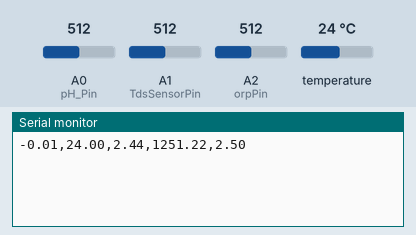
The sketch below on a simulated Arduino Uno, built with avr-gcc and run on an emulated ATmega328P. Shown: the last lines printed to the serial monitor. Inputs (shaded band) come from the test bench; at power-on: temperature 24 °C, A0 (pH_Pin) = 512, A1 (TdsSensorPin) = 512, A2 (orpPin) = 512.

Above: at 6.5 s.
6.6 s: temperature set to 12 °C
At 7.0 s:
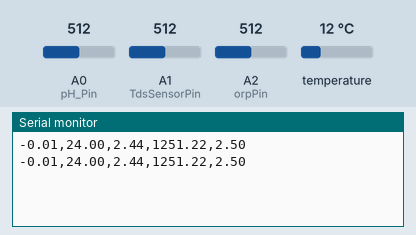
13.0 s: A0 (pH_Pin) set to 716
At 19.1 s:
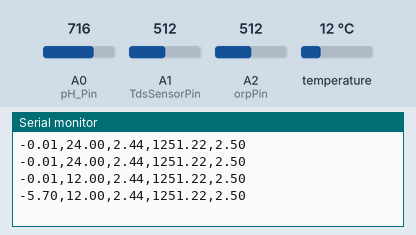
19.4 s: A1 (TdsSensorPin) set to 716
At 24.9 s:
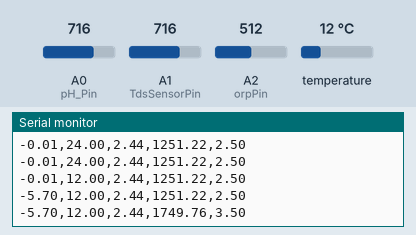
25.8 s: A2 (orpPin) set to 716
At 30.5 s:
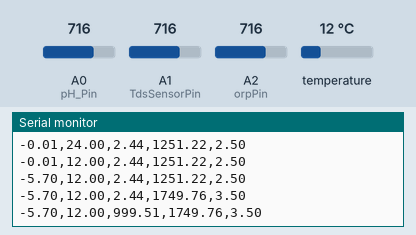
32.2 s: temperature set to 19 °C
At 36.0 s:
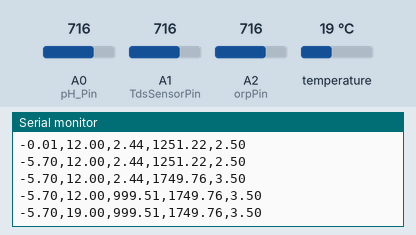
38.6 s: A0 (pH_Pin) set to 992
At 41.6 s:
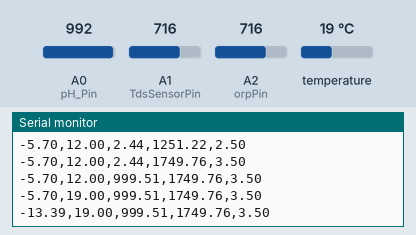
Timing chart, 0 to 43.1 s (numbered marks = the images above; inputs shaded):
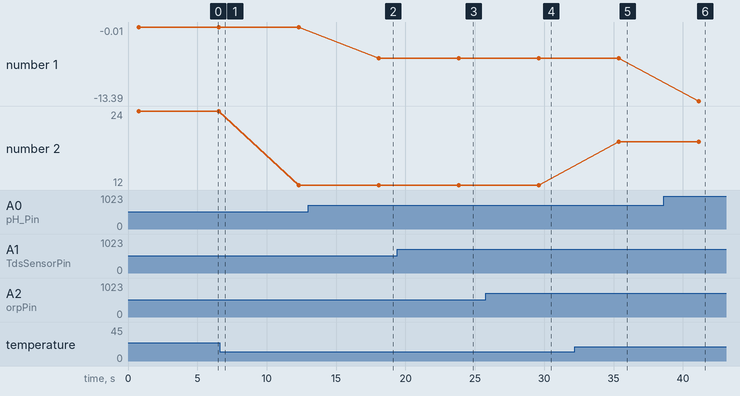

The sketch:

arduinonano_to_calculate_values.ino
```cpp
#include <OneWire.h>
#include <DallasTemperature.h>

// Define the analog pins for the sensors
const int orpPin = A2;
const int TdsSensorPin = A1;
const int pH_Pin = A0; // Analog pin for pH sensor

// Data wire for the DS18B20 temperature sensor is plugged into digital pin 2 on the Arduino
#define ONE_WIRE_BUS 2

OneWire oneWire(ONE_WIRE_BUS);
DallasTemperature sensors(&oneWire);

void setup() {
  Serial.begin(9600); // Starts the serial communication
  sensors.begin(); // Start the DS18B20 sensor
}

void loop() {
  // Read sensors here
  float pH_Value = readPH();
  float temperature = readTemperature();
  float orp = readORP();
  float tdsValue = readTDS();
  float ecValue = calculateEC(tdsValue);

  // Create a comma-separated string of the sensor values
  String sensorData = String(pH_Value) + "," + String(temperature) + "," + String(orp) + "," + String(tdsValue) + "," + String(ecValue);

  // Send the string over serial to the ESP8266
  Serial.println(sensorData);

  // Wait a bit before reading the sensors again
  delay(5000);
}

float readPH() {
  int sensorValue = analogRead(pH_Pin);
  // Convert the analog reading (which goes from 0 - 1023) to a voltage (0 - 5V):
  float voltage = sensorValue * (5.0 / 1023.0);
  // Convert voltage to pH value. You might need to calibrate this function.
  float pH = (voltage - 2.5) * -5.7; // Example conversion, adjust according to your sensor and calibration
  return pH;
}

float readTemperature() {
  sensors.requestTemperatures(); // Send the command to get temperatures
  float tempC = sensors.getTempCByIndex(0);
  return tempC;
}

float readORP() {
  int sensorValue = analogRead(orpPin);
  float voltage = sensorValue * (5.0 / 1023.0);
  float orpValue = (voltage - 2.5) * 1000; // Example conversion
  return orpValue;
}

float readTDS() {
  int sensorValue = analogRead(TdsSensorPin);
  float voltage = sensorValue * (5.0 / 1023.0);
  float tdsValue = voltage * 500; // Example conversion, adjust according to your sensor and calibration
  return tdsValue;
}

float calculateEC(float tds) {
  // Example calculation, adjust according to your needs
  float ecValue = tds / 500.0;
  return ecValue;
}
```

Measured:
- after the input at 13.0 s, the serial monitor: prints a new line after 5.1 s (image 2)
- after the input at 19.4 s, the serial monitor: prints a new line after 4.4 s (image 3)
- after the input at 25.8 s, the serial monitor: prints a new line after 3.8 s (image 4)
- after the input at 32.2 s, the serial monitor: prints a new line after 3.2 s (image 5)
- after the input at 38.6 s, the serial monitor: prints a new line after 2.5 s (image 6)
- plotted number 1: -0.01 → -5.7 after the input at 13.0 s, -5.7 → -13.39 after the input at 38.6 s
- plotted number 2: 24 → 12 after the input at 6.6 s, 12 → 19 after the input at 32.2 s
